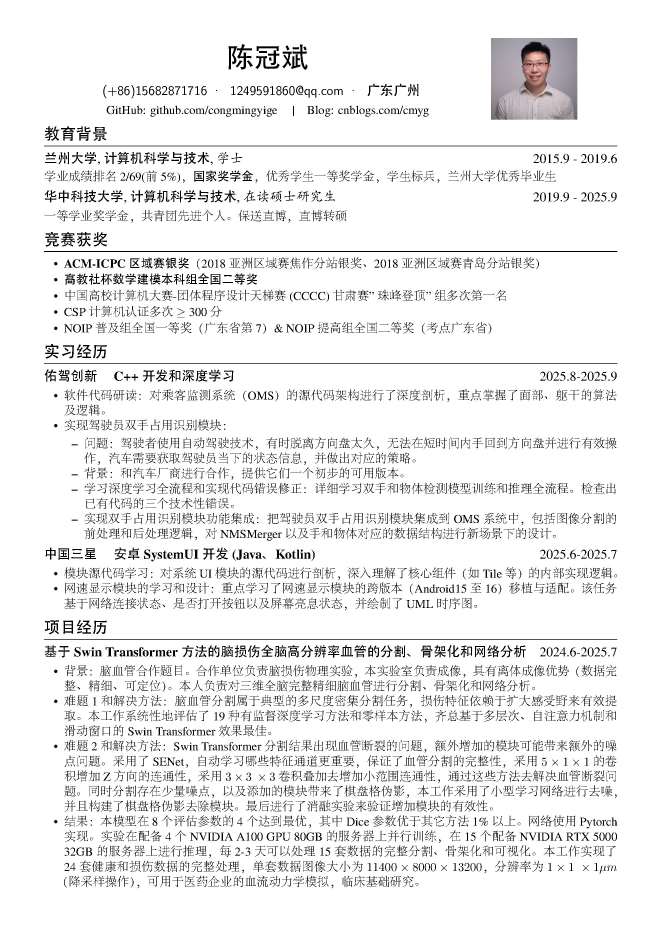
#> input picture 陈冠斌_个人简历.jpg, 1984 x 2806 px (shown at 1/3 size)
$ python clear_some_personal_informations.py
#> lines starting #> are read from the running program, lines starting #| are printed output that depends on the picture
from PIL import Image
import numpy as np

# 读取图片
img1 = Image.open('陈冠斌_个人简历.jpg')
#> img1 is the input picture: PIL image 1984x2806 RGB; mean R, G, B 237.2, 237, 237.1
img = np.array(img1, dtype=np.uint8)

# 图片处理（覆盖区域）
value = 255  # 填充白色

# img[0:360, 0:1800, :] = value

img[0:540, 0:1800, :] = value
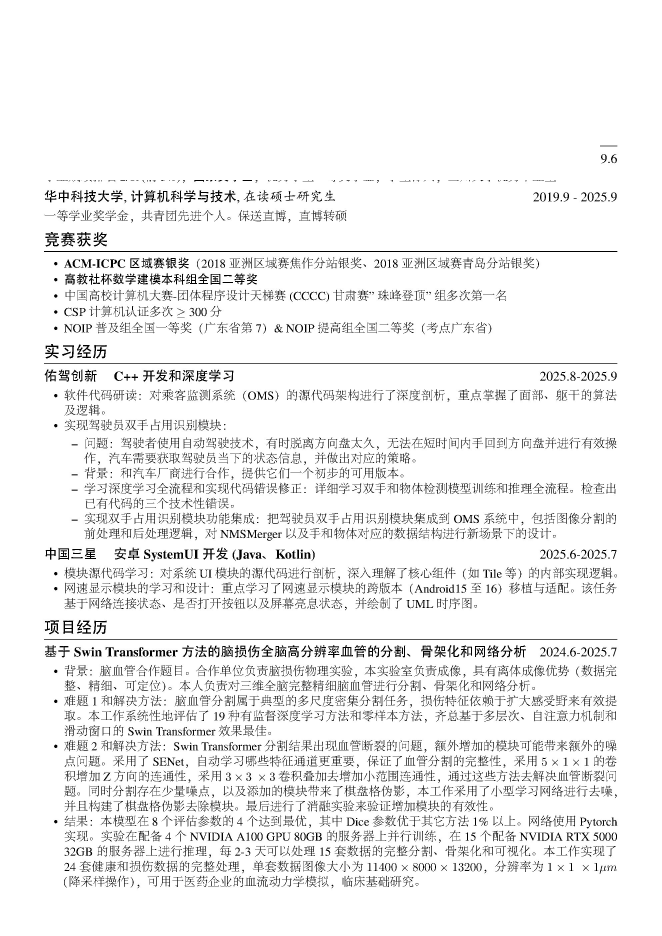
#> img: shape (2806, 1984, 3) (shown at 1/3 size); min 0, max 255, mean 240.1


# img[217:255, 0:800, :] = value
# img[63:257, 849:1058, :] = value

# ratio = 1.5
# img[0:int(212*ratio), 0:int(640*ratio), :] = value
# img[int(217*ratio):int(255*ratio), 0:int(800*ratio), :] = value
# img[int(63*ratio):int(257*ratio), int(849*ratio):int(1058*ratio), :] = value

# 转换回PIL图片并保存
img_new = Image.fromarray(img)
img_new.save('陈冠斌_个人简历_Page1.jpg_auto.jpg')

# 用系统默认查看器显示处理后的图片
img_new.show()

# from PIL import Image
# import cv2
# import matplotlib.pyplot as plt    # 显示PIL.Image读取的图片
# import numpy as np

# '''
# image1 = cv2.imread(r'C:/Users/chenguanbin/Latex_Profile_CS_and_OI/陈冠斌_个人简历_2025年6月毕业_CS_Page1.png')
# print('type(image1):', type(image1))    # type(image1): <class 'numpy.ndarray'>
# print(image1.shape)    # (109, 992, 3)
# print(image1.dtype)    # uint8
# '''

# img1 = Image.open('陈冠斌_个人简历_Page1.jpg')
# # print(type(img1))
# img = np.array(img1, dtype=np.uint8)
# # print(type(img))
# # print(img.shape)

# value = 255 # 0
# ratio=1.42
# img[0:int(212*ratio), 0:int(640*ratio), :] = value
# img[int(217*ratio):int(255*ratio), 0:int(800*ratio), :] = value
# img[int(63*ratio):int(257*ratio), int(849*ratio):int(1058*ratio), :] = value

# img_new = Image.fromarray(img)

# img_new.save('陈冠斌_个人简历_Page1.jpg_auto.jpg')


# '''
# 620
# 209

# 805
# 217-255
# '''

$ run again, with 陈冠斌_个人简历_2025年6月毕业_CS_Page1.png saved as 陈冠斌_个人简历.jpg
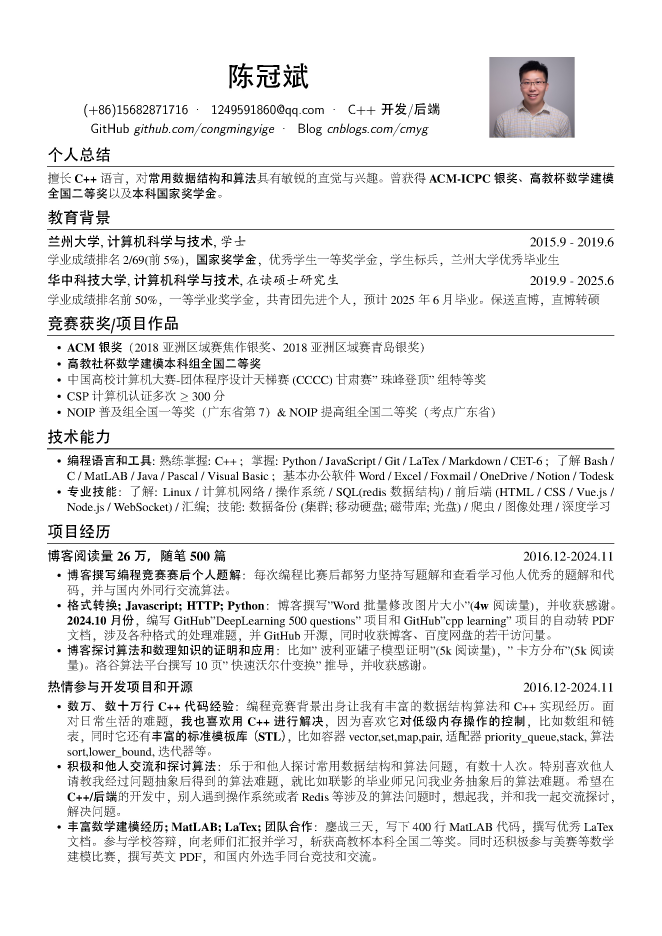
#> input picture 陈冠斌_个人简历_2025年6月毕业_CS_Page1.png, 1984 x 2806 px (shown at 1/3 size)
#> img1 is the input picture: PIL image 1984x2806 RGB; mean R, G, B 237.9, 237.7, 237.8
#> `img[0:540, 0:1800, :] = value`:
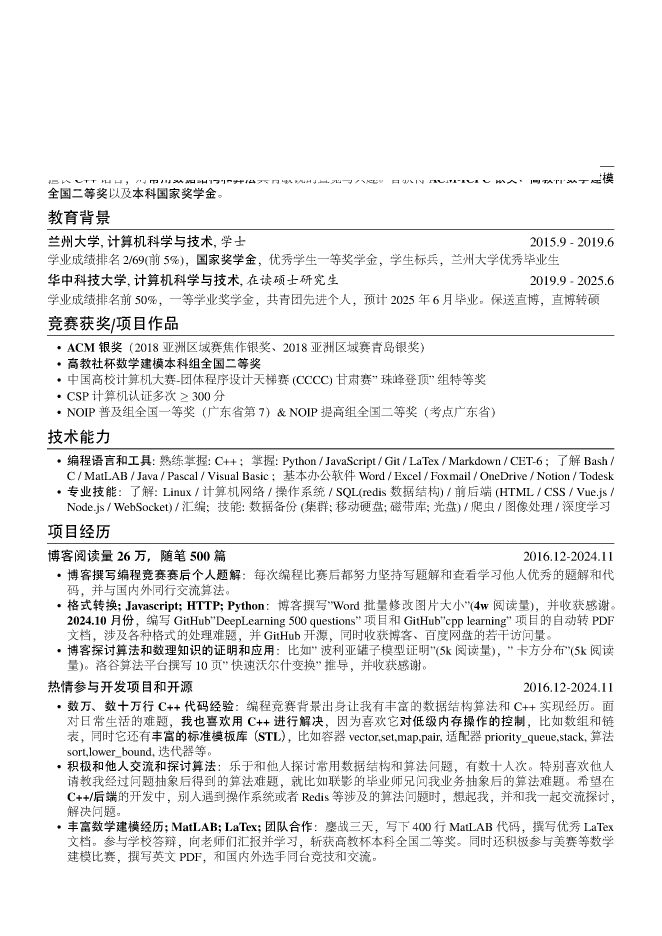
#> img: shape (2806, 1984, 3) (shown at 1/3 size); min 0, max 255, mean 240.5

$ run again, with 陈冠斌_个人简历_Page1.jpg copied over 陈冠斌_个人简历.jpg
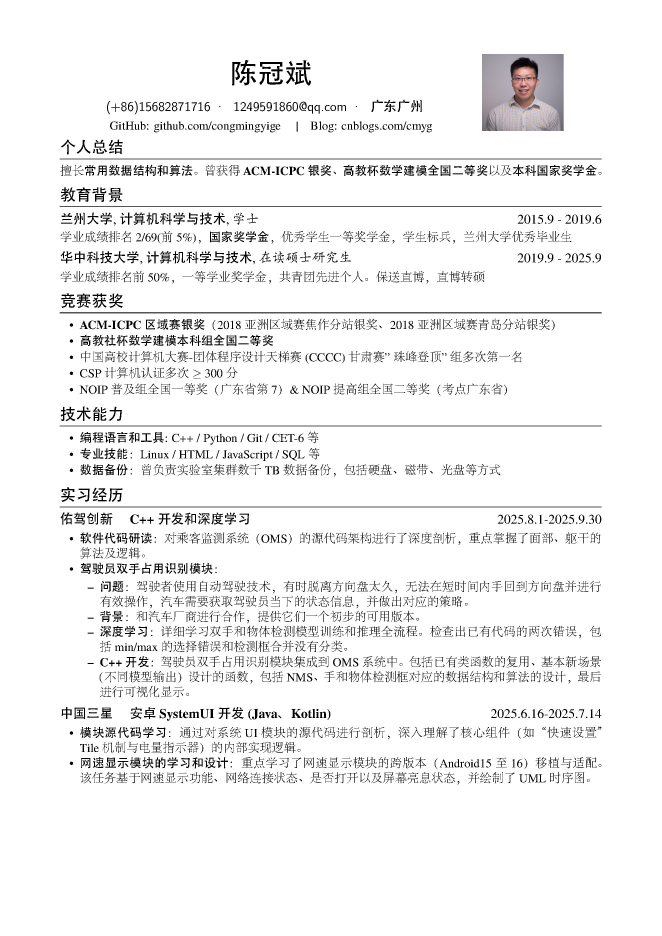
#> input picture 陈冠斌_个人简历_Page1.jpg, 1984 x 2806 px (shown at 1/3 size)
#> img1 is the input picture: PIL image 1984x2806 RGB; mean R, G, B 241.6, 241.4, 241.5
#> `img[0:540, 0:1800, :] = value`:
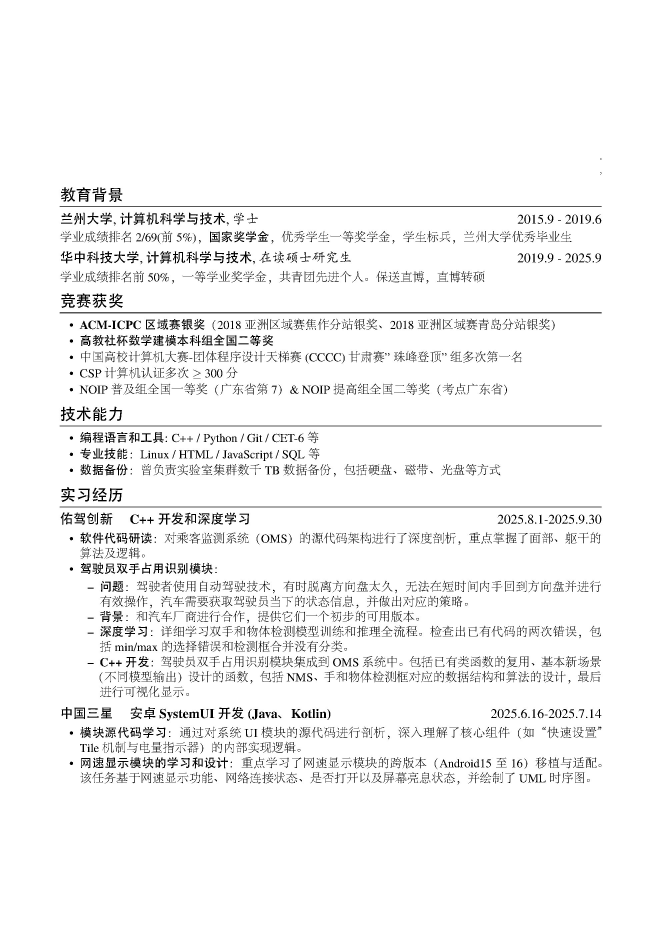
#> img: shape (2806, 1984, 3) (shown at 1/3 size); min 0, max 255, mean 244.4
